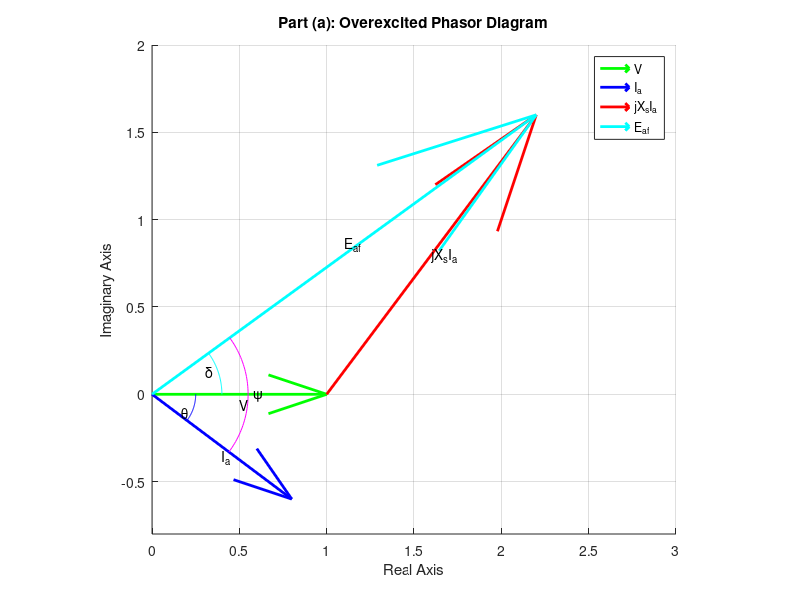

Write MATLAB code to recreate this figure.
%EE516 Powersystems Power System PQ Curve Analysis 
%Name: Mulualem Ayena 
clc; clear; close all;

% Data
xs = 2; v = 1; ia = 1; pf = 0.8; Ifnl = 1000;
th = acos(pf);                  % power factor angle

% Phasors
V  = v;
Ia = ia*exp(-1j*th);            % lagging current
E  = V + 1j*xs*Ia;              % internal emf

% Results
eaf = abs(E);
delta = angle(E)*180/pi;
If = Ifnl*eaf;
psi = angle(E) - angle(Ia);     % lagging angle between Ia and E
psi_deg = psi*180/pi;

fprintf('eaf = %.4f pu\n', eaf);
fprintf('delta = %.4f deg\n', delta);
fprintf('If = %.4f A\n', If);
fprintf('psi = %.4f deg\n', psi_deg);

% Plot phasor diagram
figure; hold on; grid on; axis equal;
quiver(0,0,real(V),imag(V),0,'g','LineWidth',2);                  % V
quiver(0,0,real(Ia),imag(Ia),0,'b','LineWidth',2);                % Ia
quiver(real(V),imag(V),real(1j*xs*Ia),imag(1j*xs*Ia),0,'r','LineWidth',2); % jXsIa
quiver(0,0,real(E),imag(E),0,'c','LineWidth',2);                  % E

% angle marks
t1 = linspace(-th,0,50);
plot(0.25*cos(t1),0.25*sin(t1),'b');                              % theta

t2 = linspace(0,angle(E),50);
plot(0.4*cos(t2),0.4*sin(t2),'c');                                % delta

t3 = linspace(angle(Ia),angle(E),50);
plot(0.55*cos(t3),0.55*sin(t3),'m');                              % psi

% labels
text(real(V)/2,-0.06,'V');
text(real(Ia)/2,imag(Ia)/2-0.06,'I_a');
text(real(V)+real(1j*xs*Ia)/2,imag(1j*xs*Ia)/2,'jX_sI_a');
text(real(E)/2,imag(E)/2+0.06,'E_{af}');
text(0.18*cos(-th/2),0.18*sin(-th/2)-0.05,'\theta');
text(0.32*cos(angle(E)/2),0.32*sin(angle(E)/2)+0.03,'\delta');
text(0.58*cos((angle(Ia)+angle(E))/2),0.58*sin((angle(Ia)+angle(E))/2),'\psi');

xlabel('Real Axis'); ylabel('Imaginary Axis');
title('Part (a): Overexcited Phasor Diagram');
legend('V','I_a','jX_sI_a','E_{af}','Location','best');

xlim([0 3]);
ylim([-0.8 2]);
hold off
